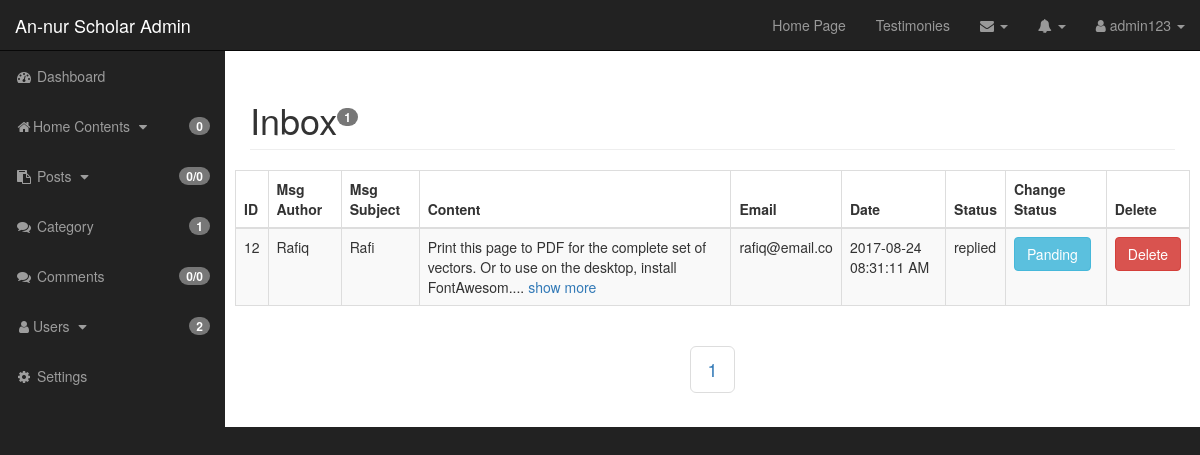
Page /admin/inbox.php (signed in) on the earlier database version.
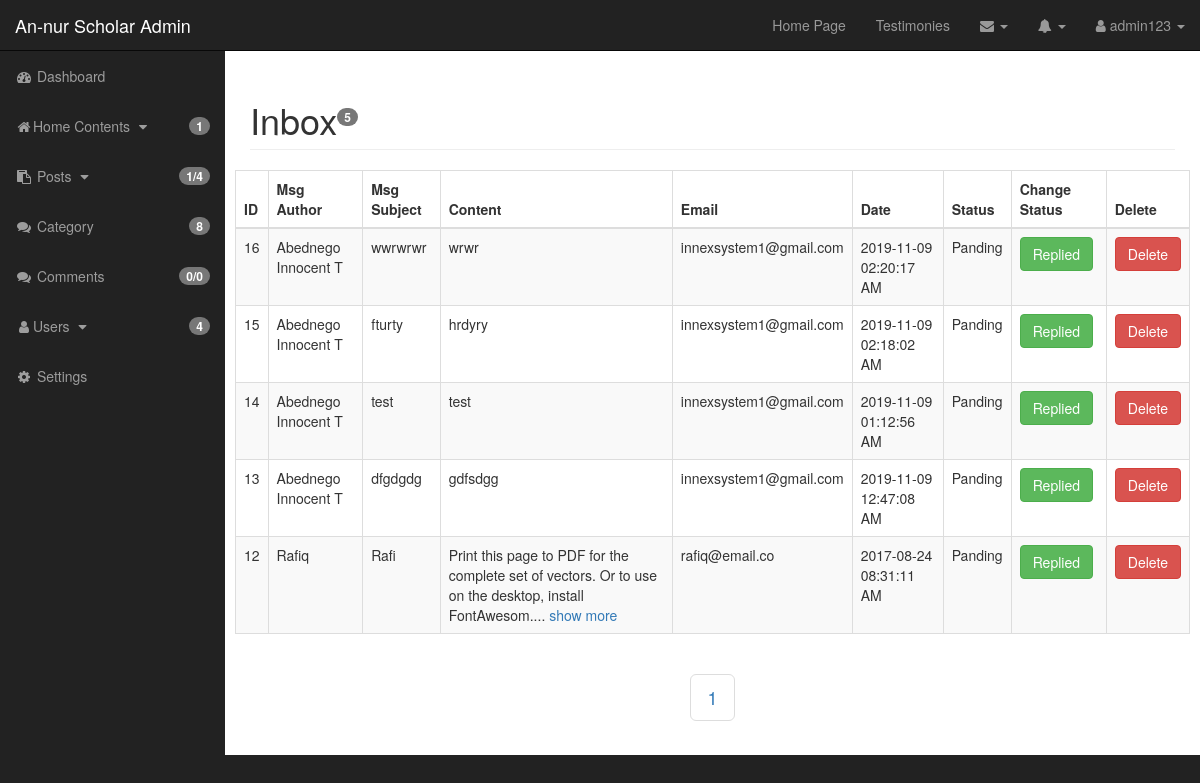
Same page on the later database version.
### tables this page shows
CREATE TABLE `inbox` (
  `msg_id` int(10) NOT NULL,
  `msg_status` varchar(10) NOT NULL DEFAULT 'Panding',
  `msg_date` varchar(50) NOT NULL,
  `msg_author` varchar(60) NOT NULL,
  `msg_subject` varchar(70) NOT NULL,
  `author_email` varchar(70) NOT NULL,
  `msg_content` text NOT NULL
);

### admin/inbox.php (the view, shortened to what the changed rows need)
<?php include "includes/admin_header.php"; ?>
<div id="wrapper">
    <?php include "includes/admin_navigation.php"; ?>
    <div id="page-wrapper">
        <div class="container-fluid">
            <div class="row">
                <div class="col-lg-12">
                    <h1 class="page-header">
                        <?php
                        $inbox_query_count = "SELECT * FROM inbox";
                        $find_count = mysqli_query($connection, $inbox_query_count);
                        $count = mysqli_num_rows($find_count); ?>
                            Inbox<sup><span class="badge"><?php echo $count; ?></span></sup>
                    </h1>
                </div>
            </div>
            <div class="row">
                <table class="table table-bordered table-striped table-hover" width="100%">
                    <thead>
                        <tr>
                            <th>ID</th>
                            <th>Msg Author</th>
                            <th>Msg Subject</th>
                            <th>Content</th>
                            <th>Email</th>
                            <th>Date</th>
                            <th>Status</th>
                            <th>Change Status</th>
                            <th>Delete</th>
                        </tr>
                    </thead>
                    <tbody>
                        <?php
                        $per_page = 5;
                        if(isset($_GET['page'])){
                            $page = $_GET['page'];
                        } else {
                            $page = "";
                        }
                        if($page == "" || $page == 1){
                            $page_1 = 0;
                        } else {
                            $page_1 = ($page * $per_page) - $per_page;
                        }
                        ?>
                            <?php
                        $post_query_count = "SELECT * FROM inbox";
                        $find_count = mysqli_query($connection, $post_query_count);
                        $count = mysqli_num_rows($find_count);
                        $count = ceil($count / 5);
                        $query = "SELECT * FROM inbox ORDER BY msg_id DESC LIMIT $page_1,$per_page";
                        $select_msg = mysqli_query($connection,$query);
                        while($row = mysqli_fetch_assoc($select_msg)){
                            $msg_id = $row['msg_id'];
                            $msg_status = $row['msg_status'];
                            $msg_date = $row['msg_date'];
                            $msg_author = $row['msg_author'];
                            $msg_subject = $row['msg_subject'];
                            $author_email = $row['author_email'];
                            $msg_content = $row['msg_content'];
                            $msg_content = filter_var($msg_content, FILTER_SANITIZE_STRING, FILTER_FLAG_STRIP_HIGH);
                            $msg_sort_content = substr($row['msg_content'],0,100);
                            echo "<tr>";
                            echo "<td>$msg_id</td>";
                            echo "<td>$msg_author</td>";
                            echo "<td>$msg_subject</td>";
                            if($msg_content == $msg_sort_content){
                                echo "<td>$msg_sort_content</td>";
                            } else {
                                echo "<td>$msg_sort_content.... <a title='Full Message' data-toggle='popover' data-trigger='hover' data-content='$msg_content'>show more</a></td>";
                            }
                            echo "<td>$author_email</td>";
                            echo "<td>$msg_date</td>";
                            echo "<td>$msg_status</td>";
                            if($msg_status == 'Panding'){
                                echo "<td><a class='btn btn-success' href='inbox.php?replied={$msg_id}'>Replied</a></td>";
                            } else if($msg_status == 'replied'){
                                echo "<td><a class='btn btn-info' href='inbox.php?panding={$msg_id}'>Panding</a></td>";
                            }
                            echo "<td><a rel='$msg_id' class='btn btn-danger delete_link' href='javascript:void(0)'>Delete</a></td>";
                            echo "</tr>";
                        }
                        ?>
                    </tbody>
                </table>
                <center>
                    <ul class="pagination pagination-lg">
                        <?php
                        for($i = 1; $i <= $count; $i++){
                            if($i == $page){
                                echo "<li class='active'><a href='inbox.php?page={$i}'>{$i}</a></li>";
                            } else {
                                echo "<li><a href='inbox.php?page={$i}'>{$i}</a></li>";
                            }
                        }
                        ?>
                    </ul>
                </center>
            </div>
        </div>
    </div>
</div>
<?php include "includes/admin_footer.php" ?>

### admin/includes/admin_sidebar.php (shortened to what the changed rows need)
<?php
$post_count_query = "SELECT * FROM posts WHERE post_status = 'draft' ";
$find_count = mysqli_query($connection, $post_count_query);
$count_dpost = mysqli_num_rows($find_count);
$post_count_query = "SELECT * FROM posts";
$find_count = mysqli_query($connection, $post_count_query);
$count_allpost = mysqli_num_rows($find_count);
$main_contents_count_query = "SELECT * FROM main_contents";
$find_count = mysqli_query($connection, $main_contents_count_query);
$count_all_main_contents = mysqli_num_rows($find_count);
$categories_count_query = "SELECT * FROM categories";
$find_count = mysqli_query($connection, $categories_count_query);
$count_categories = mysqli_num_rows($find_count);
$user_count_query = "SELECT * FROM users";
$find_count = mysqli_query($connection, $user_count_query);
$count_users = mysqli_num_rows($find_count);
?>
<div class="collapse navbar-collapse navbar-ex1-collapse">
    <ul class="nav navbar-nav side-nav">
        <li> <a href="javascript:;" data-toggle="collapse" data-target="#home_content">
                <i class="fa fa-fw fa-home"></i>Home Contents <i class="fa fa-fw fa-caret-down"></i> <small
                    class='pull-right'><span class='badge'>
                        <?php echo $count_all_main_contents; ?></span></small></a>
        </li>
        <li> <a href="javascript:;" data-toggle="collapse" data-target="#post_dropdown"> Posts <i class="fa fa-fw fa-caret-down"></i> <small
                    class='pull-right'><span class='badge'>
                        <?php echo $count_dpost . "/" . $count_allpost; ?></span></small></a>
        </li>
        <li> <a href="./categories.php"><i class="fa fa-fw fa-comments"></i> Category <small class='pull-right'><span
                        class='badge'> <?php echo $count_categories; ?></span></small></a> </li>
        <li><a href="javascript:;" data-toggle="collapse" data-target="#users_dropdown">Users <i class="fa fa-fw fa-caret-down"></i> <small
                    class='pull-right'><span class='badge'> <?php echo $count_users; ?></span></small></a>
        </li>
    </ul>
</div>

Differences in the rows shown:
added inbox: msg_id "16", msg_author "Abednego Innocent T", msg_subject "wwrwrwr", msg_content "wrwr", author_email "innexsystem1@gmail.com", msg_date "2019-11-09 02:20:17 AM", msg_status "Panding"
added inbox: msg_id "15", msg_author "Abednego Innocent T", msg_subject "fturty", msg_content "hrdyry", author_email "innexsystem1@gmail.com", msg_date "2019-11-09 02:18:02 AM", msg_status "Panding"
added inbox: msg_id "14", msg_author "Abednego Innocent T", msg_subject "test", msg_content "test", author_email "innexsystem1@gmail.com", msg_date "2019-11-09 01:12:56 AM", msg_status "Panding"
added inbox: msg_id "13", msg_author "Abednego Innocent T", msg_subject "dfgdgdg", msg_content "gdfsdgg", author_email "innexsystem1@gmail.com", msg_date "2019-11-09 12:47:08 AM", msg_status "Panding"
changed inbox "Rafiq": msg_status "replied" → "Panding"; msg_status "Panding" → "Replied"
Other differences:
$count_all_main_contents: "0" → "1"
$count_dpost: "0" → "1"
$count_allpost: "0" → "4"
$count_categories: "1" → "8"
$count_users: "2" → "4"
$count: "1" → "5"
